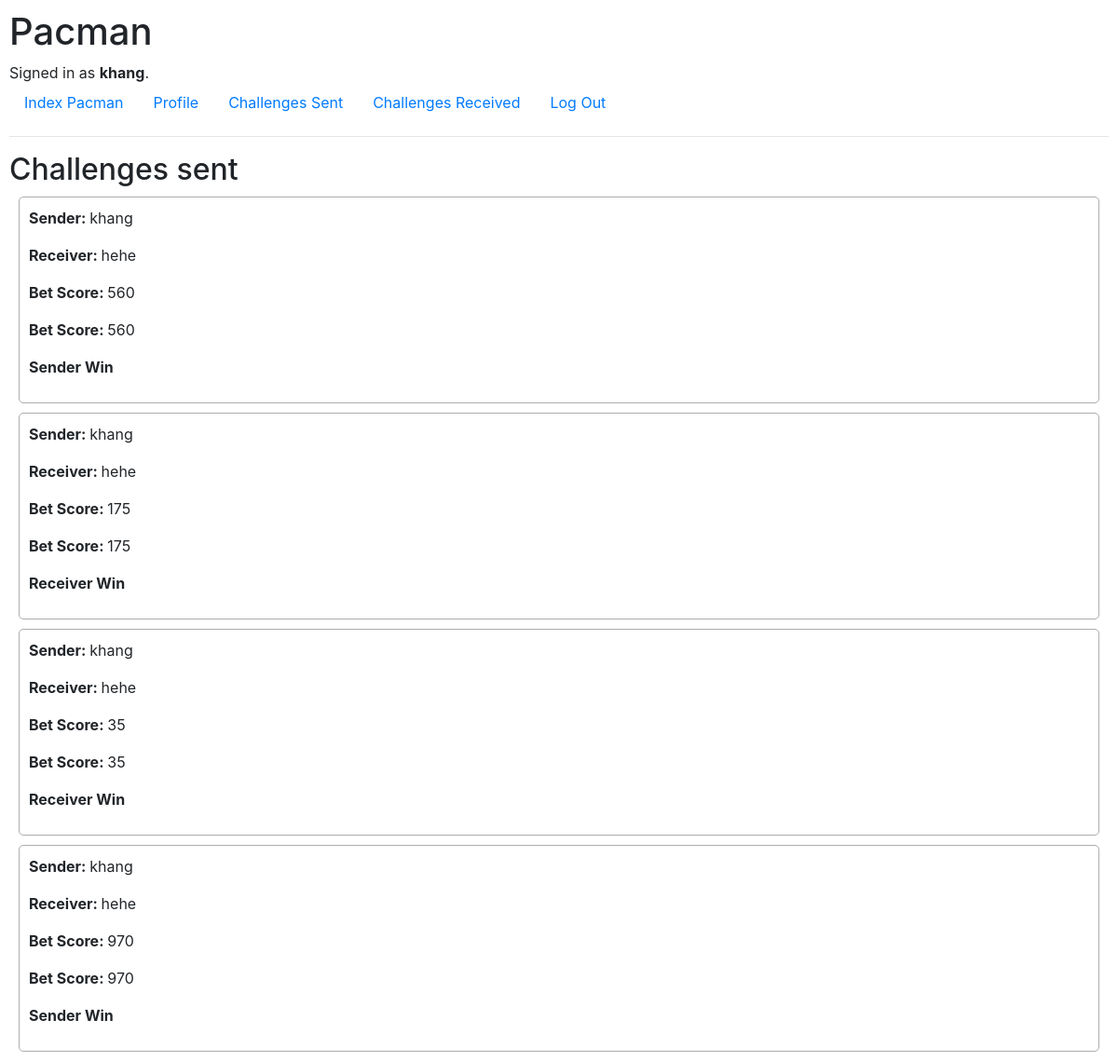
The app's page /challenges/sent (signed in), older data.
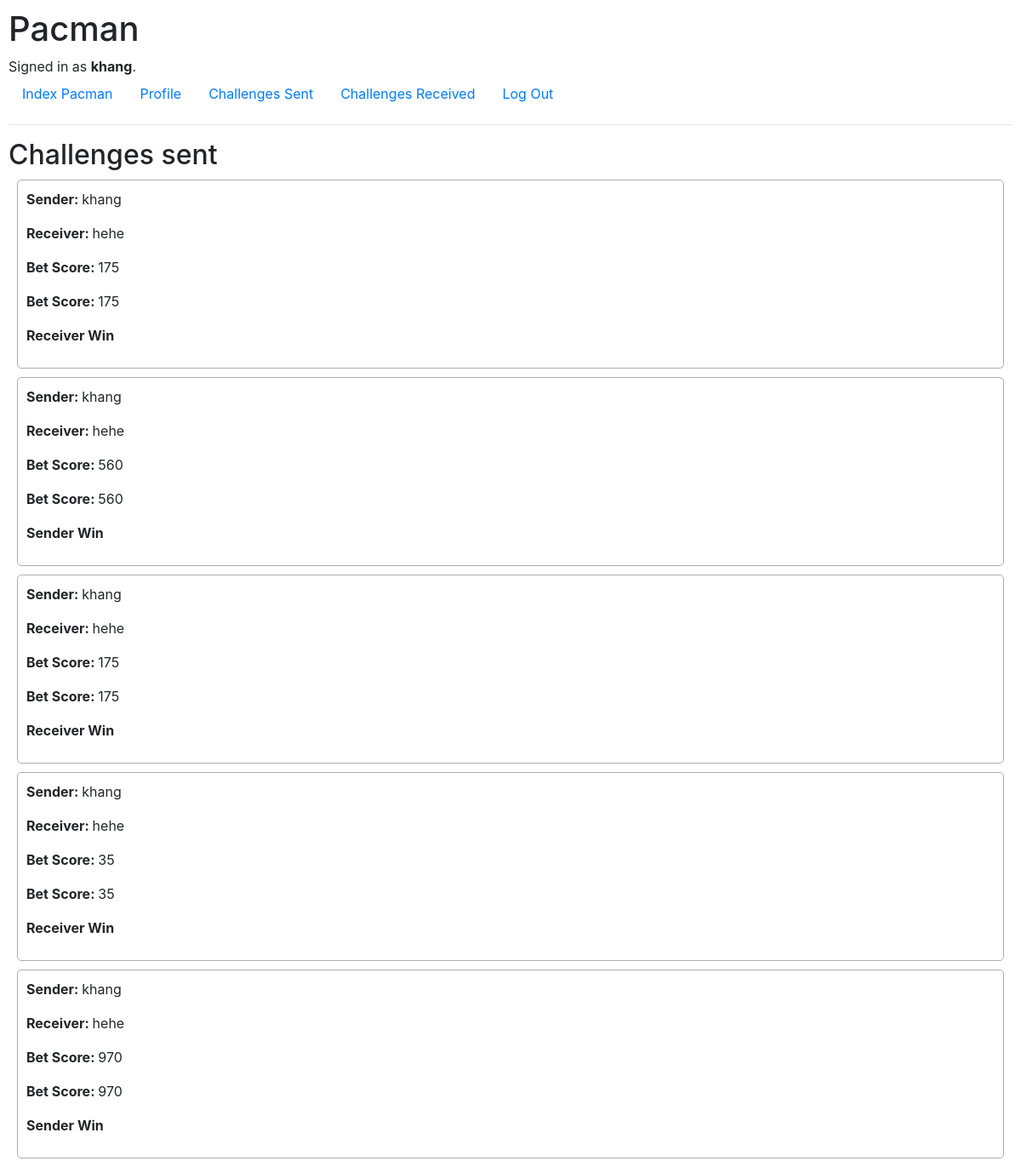
The same page, newer data.
### pacman/models.py (models this page shows)
class Challenges(models.Model):
    sender = models.ForeignKey("User", on_delete = models.CASCADE, related_name = "challenge_sender")
    receiver = models.ForeignKey("User", on_delete = models.CASCADE, related_name = "challenge_receiver")
    timestamp = models.DateTimeField(auto_now_add = True)
    bet_score = models.IntegerField()
    sender_win = models.BooleanField()
    finalized = models.BooleanField()

class User(AbstractUser):
    score = models.IntegerField(default = 0)
    challenge_sent = models.IntegerField(default = 0)
    challenge_win = models.IntegerField(default = 0)

### pacman/views.py (the view)
# urls.py: path("challenges/<str:mode>", views.get_challenge, name="getChallenge"),
@login_required
def get_challenge(request, mode):
    challenges = None
    if mode == "sent":
        challenges = Challenges.objects.filter(sender = request.user).order_by("-timestamp").all()
    elif mode == "received":
        challenges = Challenges.objects.filter(receiver = request.user).order_by("-timestamp").all()
    print(challenges)
    return render(request, "pacman/challenge.html", {
        "mode": mode,
        "challenges": challenges
    })

### pacman/templates/pacman/challenge.html
{% extends "pacman/layout.html" %}
{% load static %}
{% block body %}
    <h2> Challenges {{mode}} </h2>
    {% for challenge in challenges %}
        <div class="challengeDiv">
            <p> <strong> Sender: </strong> {{challenge.sender.username}} </p>
            <p> <strong> Receiver: </strong> {{challenge.receiver.username}} </p>
            {% if mode == "sent" %}
                <p> <strong> Bet Score: </strong> {{challenge.bet_score}} </p>
            {% endif %}
            {% if not challenge.finalized %}
                {% if mode == "received" %}
                    <a href="/?accept=true&id={{challenge.id}}">
                        <button id="acceptButton" class="btn btn-primary">
                            Accept
                        </button>
                    </a>
                {% else %}
                    <p> <strong> Not attempted </strong></p>
                {% endif %}
            {% else %}
                <p> <strong> Bet Score: </strong> {{challenge.bet_score}} </p>
                {% if challenge.sender_win %}
                    <p> <strong> Sender Win </strong> </p>
                {% else %}
                    <p> <strong> Receiver Win </strong> </p>
                {% endif %}
            {% endif %}
        </div>
    {% endfor %}
{% endblock %}

Row changes from the older to the newer data that the page shows:
added Challenges: sender.username "khang", receiver.username "hehe", bet_score "175", sender_win "Receiver Win"
